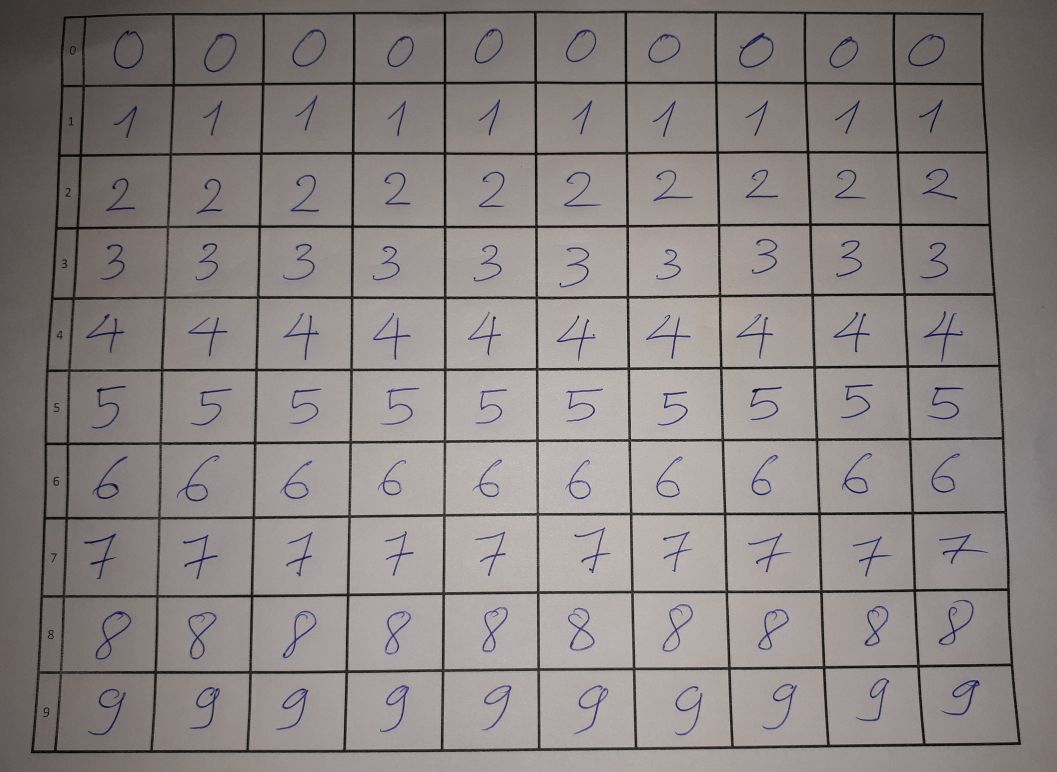
#> input picture HandwrittenNumberRecognition/RawSamples/img0.jpg, 4225 x 3088 px (shown at 1/4 size)
$ python -i Preprocess.py   (imports and definitions only)
#> lines starting #> are read from the running program, lines starting #| are printed output that depends on the picture; after the words box and inside, x2 and y2 are one past the last pixel; in counts of white or black regions, pixels touching at a corner belong together
#> further down, picture is the input picture: shape (3088, 4225, 3); mean B, G, R 130, 131.3, 138.1
# Preprocess.py

import cv2 as cv
import numpy as np
import math
import myMath

# module level variables ##########################################################################
GAUSSIAN_SMOOTH_FILTER_SIZE = (5, 5)
ADAPTIVE_THRESH_BLOCK_SIZE = 19
ADAPTIVE_THRESH_WEIGHT = 9

###################################################################################################
def preprocess(imgOriginal):
    imgGrayscale = extractValue(imgOriginal)

    imgMaxContrastGrayscale = maximizeContrast(imgGrayscale)

    height, width = imgGrayscale.shape

    imgBlurred = np.zeros((height, width, 1), np.uint8)

    imgBlurred = cv.GaussianBlur(imgMaxContrastGrayscale, GAUSSIAN_SMOOTH_FILTER_SIZE, 0)

    imgThresh = cv.adaptiveThreshold(imgBlurred, 255.0, cv.ADAPTIVE_THRESH_GAUSSIAN_C, cv.THRESH_BINARY_INV, ADAPTIVE_THRESH_BLOCK_SIZE, ADAPTIVE_THRESH_WEIGHT)

    return imgGrayscale, imgThresh
# end function

###################################################################################################
def extractValue(imgOriginal):
    height, width, numChannels = imgOriginal.shape
#> height = 3088; width = 4225; numChannels = 3

    imgHSV = np.zeros((height, width, 3), np.uint8)

    imgHSV = cv.cvtColor(imgOriginal, cv.COLOR_BGR2HSV)
#> imgHSV: shape (3088, 4225, 3); mean H, S, V 20.2, 21.4, 138.8

    imgHue, imgSaturation, imgValue = cv.split(imgHSV)
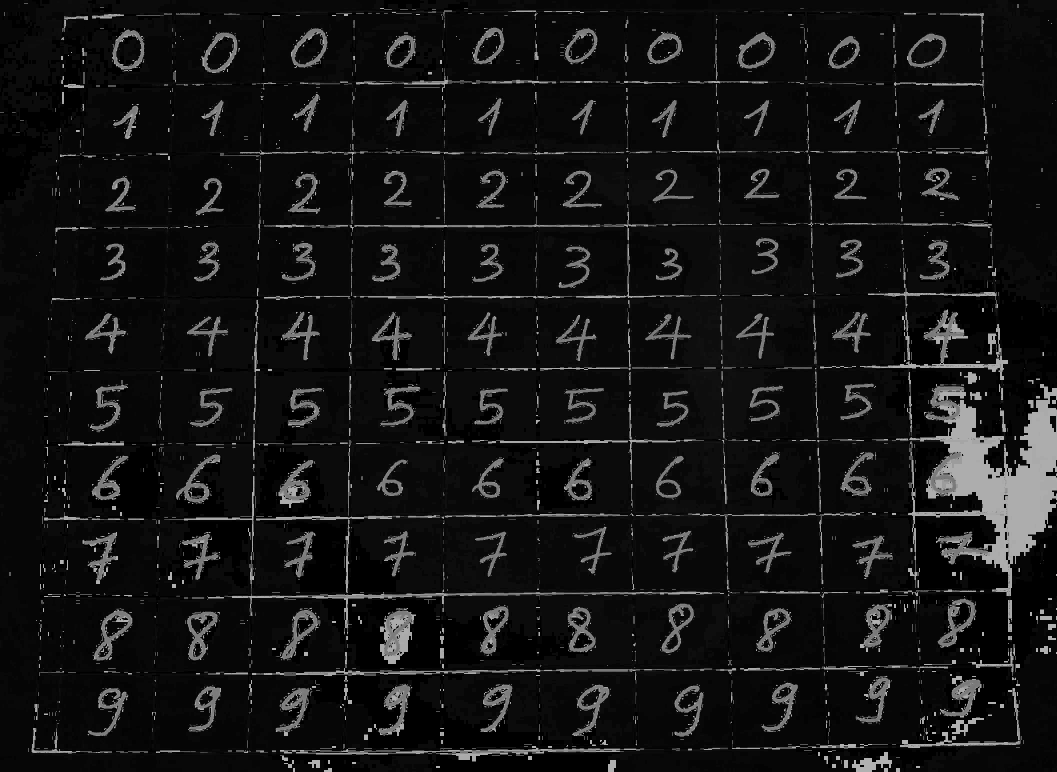
#> imgHue: shape (3088, 4225) (shown at 1/4 size); min 0, max 177, mean 20.2
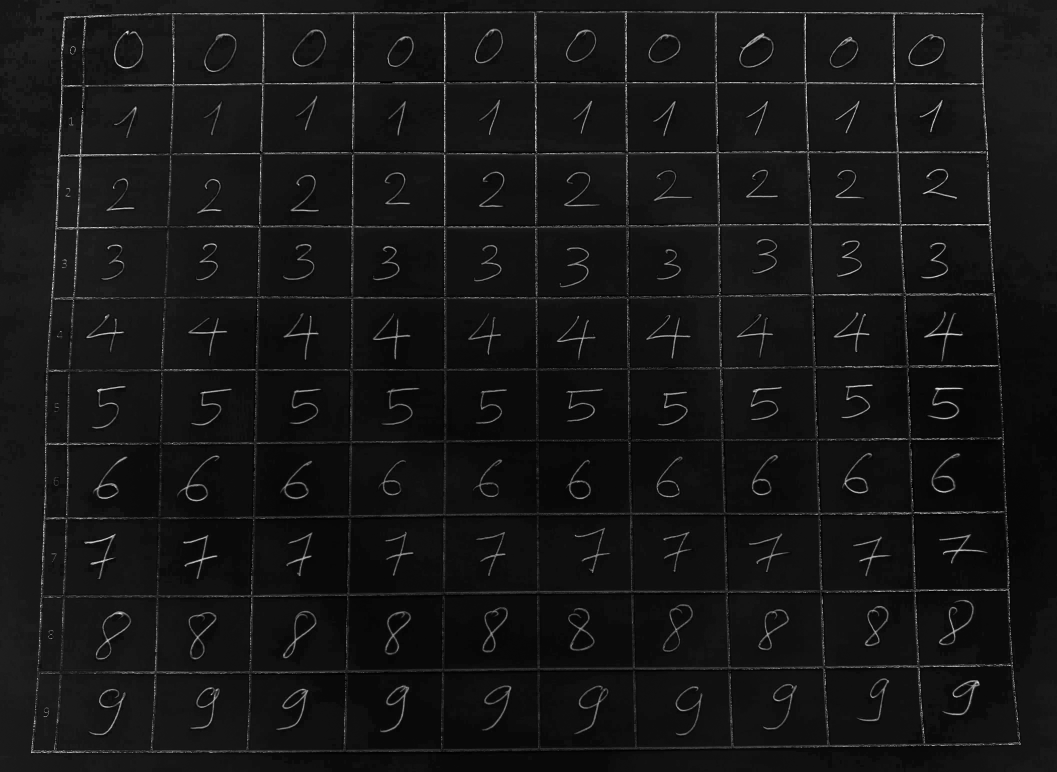
#> imgSaturation: shape (3088, 4225) (shown at 1/4 size); min 0, max 255, mean 21.4

    return imgValue
# end function

###################################################################################################
def maximizeContrast(imgGrayscale):

    height, width = imgGrayscale.shape
#> height = 3088; width = 4225

    imgTopHat = np.zeros((height, width, 1), np.uint8)
    imgBlackHat = np.zeros((height, width, 1), np.uint8)

    structuringElement = cv.getStructuringElement(cv.MORPH_RECT, (3, 3))

    imgTopHat = cv.morphologyEx(imgGrayscale, cv.MORPH_TOPHAT, structuringElement)
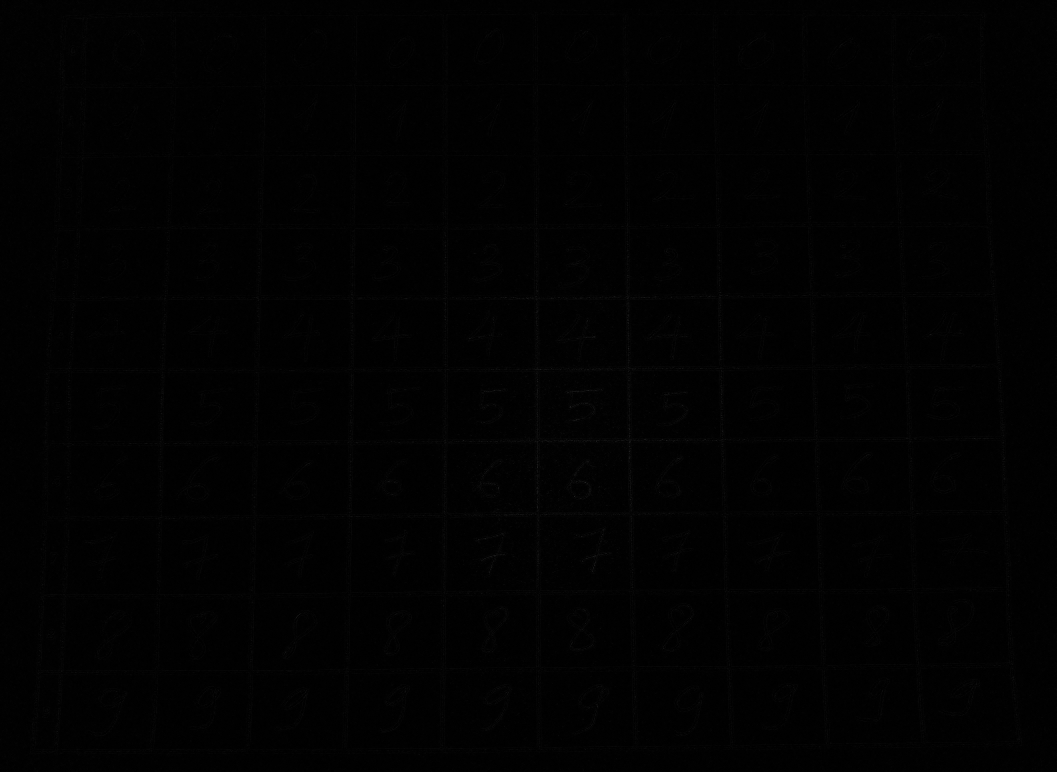
#> imgTopHat: shape (3088, 4225) (shown at 1/4 size); min 0, max 95, mean 1.3
    imgBlackHat = cv.morphologyEx(imgGrayscale, cv.MORPH_BLACKHAT, structuringElement)

    imgGrayscalePlusTopHat = cv.add(imgGrayscale, imgTopHat)
    imgGrayscalePlusTopHatMinusBlackHat = cv.subtract(imgGrayscalePlusTopHat, imgBlackHat)

    return imgGrayscalePlusTopHatMinusBlackHat
# end function

###################################################################################################
#
# input: image Thresh
# output: image Thresh with linesize = 1px
# [161 lines left out: functions makeThin, makeFat, standardize, not called in this run]

# end function

>>> import cv2
>>> picture = cv2.imread('RawSamples/img0.jpg')
>>> result = preprocess(picture)
#> in preprocess, `imgThresh = cv.adaptiveThreshold(imgBlurred, 255.0, cv.ADAPTIVE_THRESH..`:
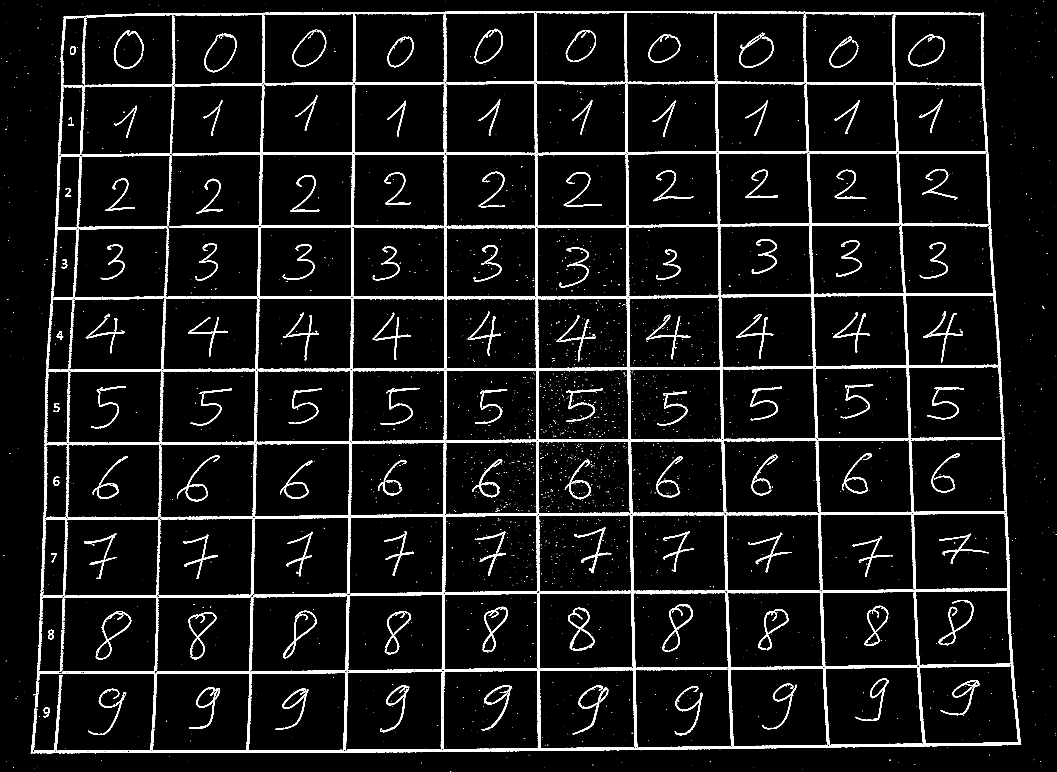
#> imgThresh: shape (3088, 4225) (shown at 1/4 size); 6.4% white; 2504 white regions (2238 under 20 px), largest, box (x1, y1, x2, y2) and area: (123, 44, 4085, 3013) 558530, (210, 311, 673, 1113) 10317, (240, 337, 699, 851) 8440

$ run again, on HandwrittenNumberRecognition/RawSamples/img10.JPG
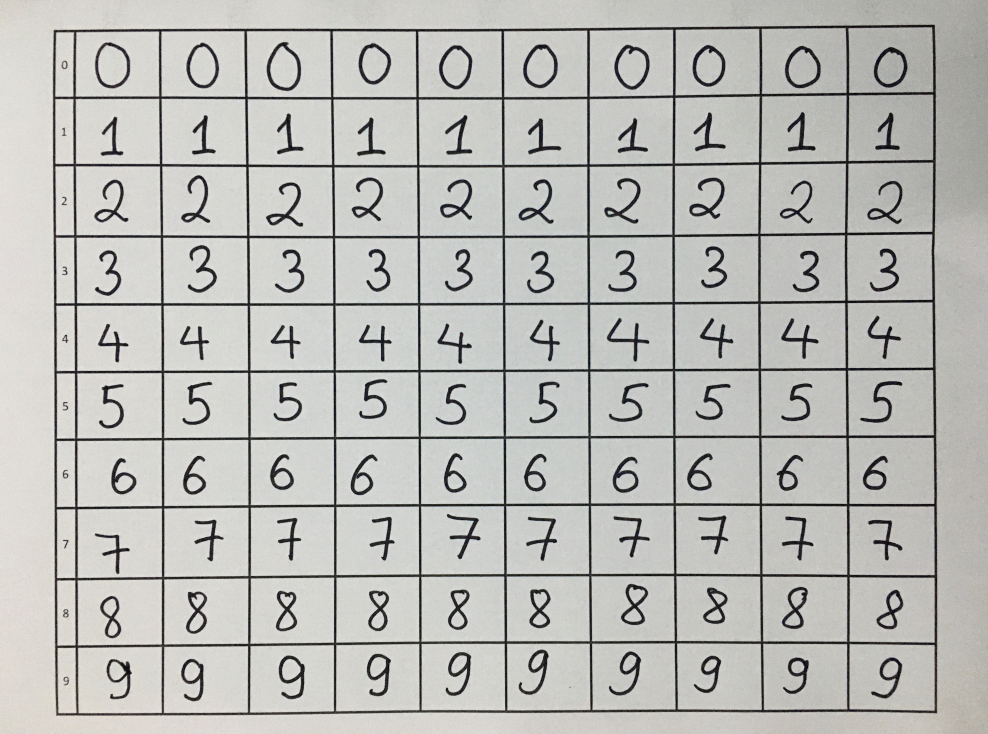
#> input picture HandwrittenNumberRecognition/RawSamples/img10.JPG, 3950 x 2934 px (shown at 1/4 size)
#> picture is the input picture: shape (2934, 3950, 3); mean B, G, R 183, 186.5, 186.4
#> imgHSV: shape (2934, 3950, 3); mean H, S, V 41.9, 9.8, 187.6
#> in extractValue, `imgHue, imgSaturation, imgValue = cv.split(imgHSV)`:
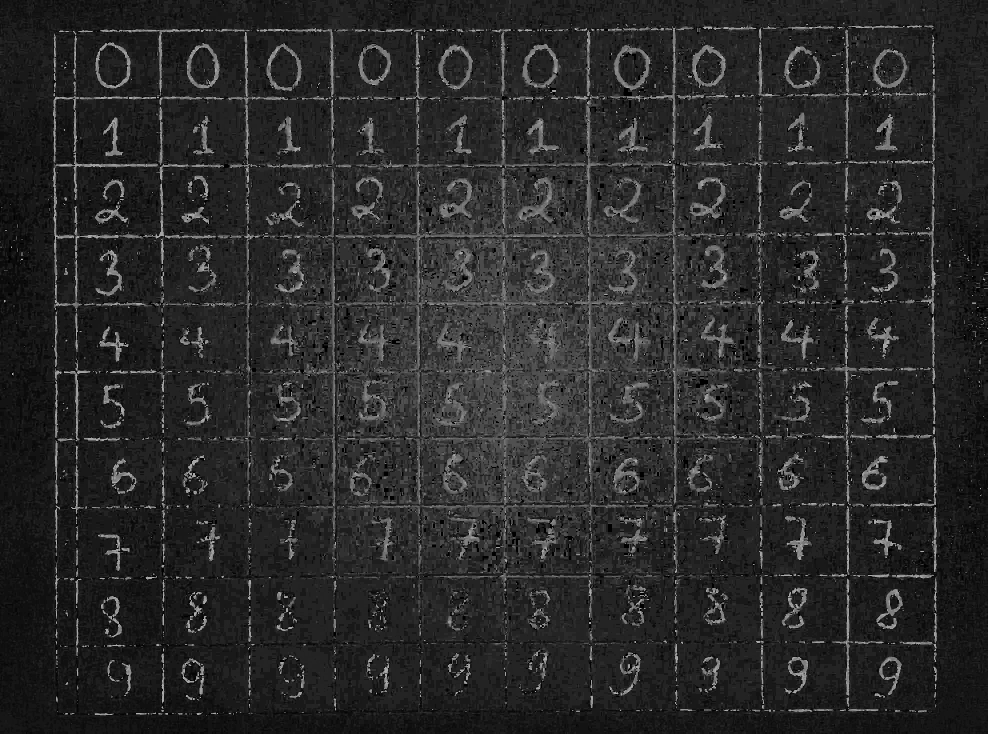
#> imgHue: shape (2934, 3950) (shown at 1/4 size); min 0, max 179, mean 41.9
#> in preprocess, `imgThresh = cv.adaptiveThreshold(imgBlurred, 255.0, cv.ADAPTIVE_THRESH..`:
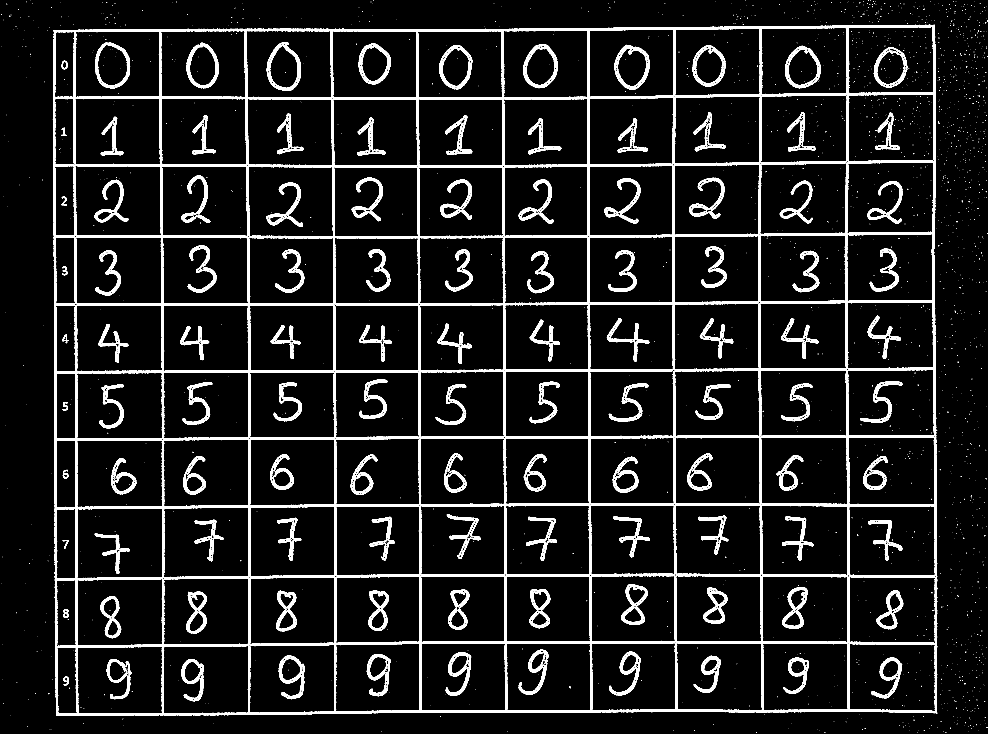
#> imgThresh: shape (2934, 3950) (shown at 1/4 size); 8.8% white; 2050 white regions (1936 under 20 px), largest, box (x1, y1, x2, y2) and area: (211, 99, 3749, 2863) 620383, (1067, 169, 1204, 364) 5262, (381, 170, 521, 353) 5004

$ run again, on HandwrittenNumberRecognition/RawSamples/img11.JPG
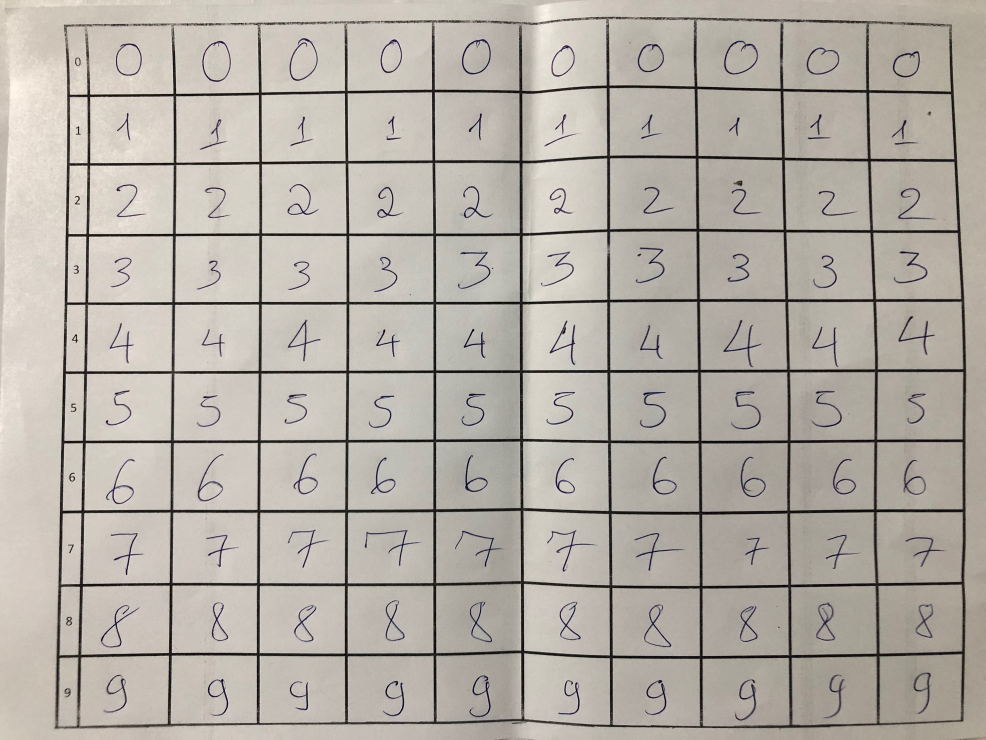
#> input picture HandwrittenNumberRecognition/RawSamples/img11.JPG, 2956 x 2218 px (shown at 1/3 size)
#> picture is the input picture: shape (2218, 2956, 3); mean B, G, R 166.1, 174.5, 180.2
#> imgHSV: shape (2218, 2956, 3); mean H, S, V 24.8, 23.4, 180.3
#> in extractValue, `imgHue, imgSaturation, imgValue = cv.split(imgHSV)`:
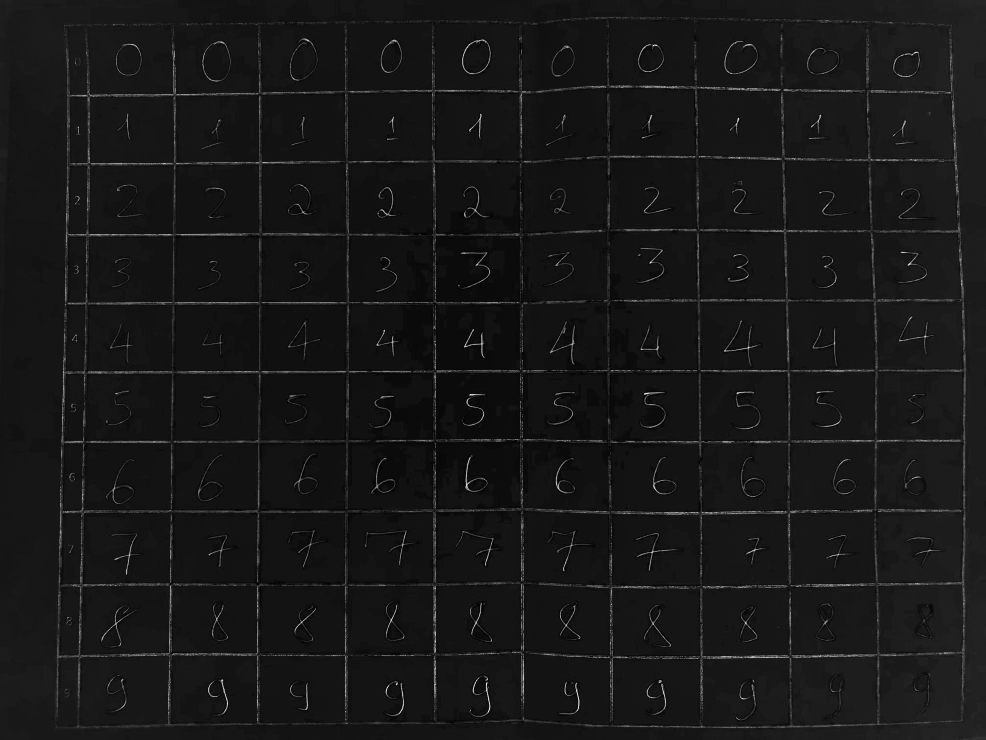
#> imgSaturation: shape (2218, 2956) (shown at 1/3 size); min 0, max 255, mean 23.4
#> in preprocess, `imgThresh = cv.adaptiveThreshold(imgBlurred, 255.0, cv.ADAPTIVE_THRESH..`:
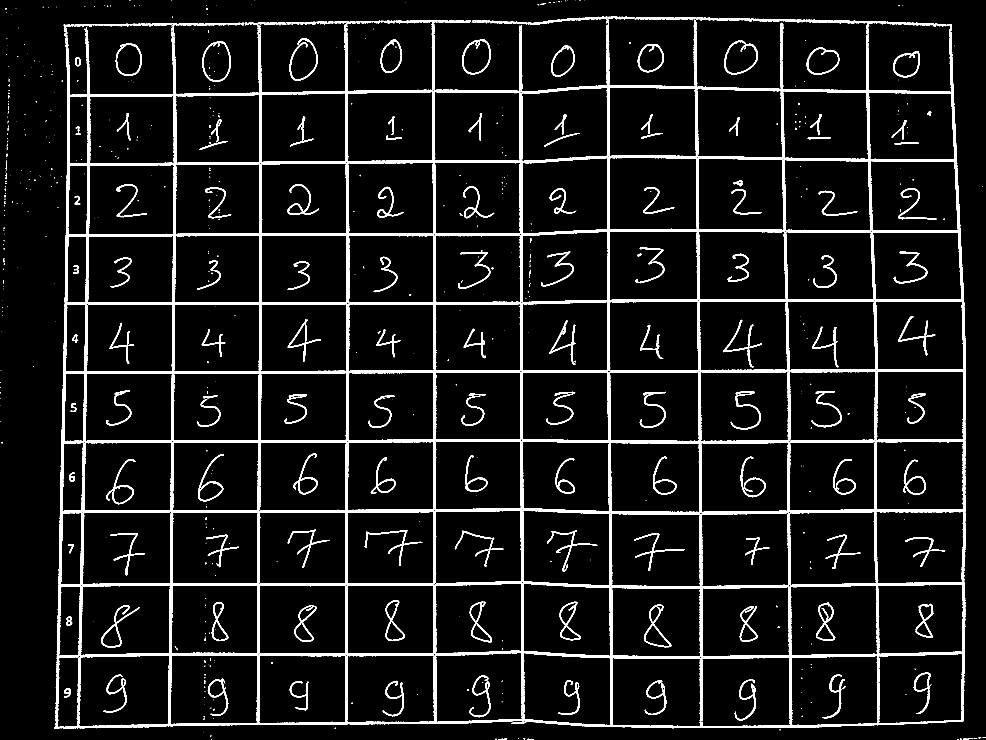
#> imgThresh: shape (2218, 2956) (shown at 1/3 size); 7.8% white; 634 white regions (465 under 20 px), largest, box (x1, y1, x2, y2) and area: (163, 50, 2898, 2187) 385863, (1904, 51, 2838, 102) 5912, (303, 1815, 419, 1943) 1559
